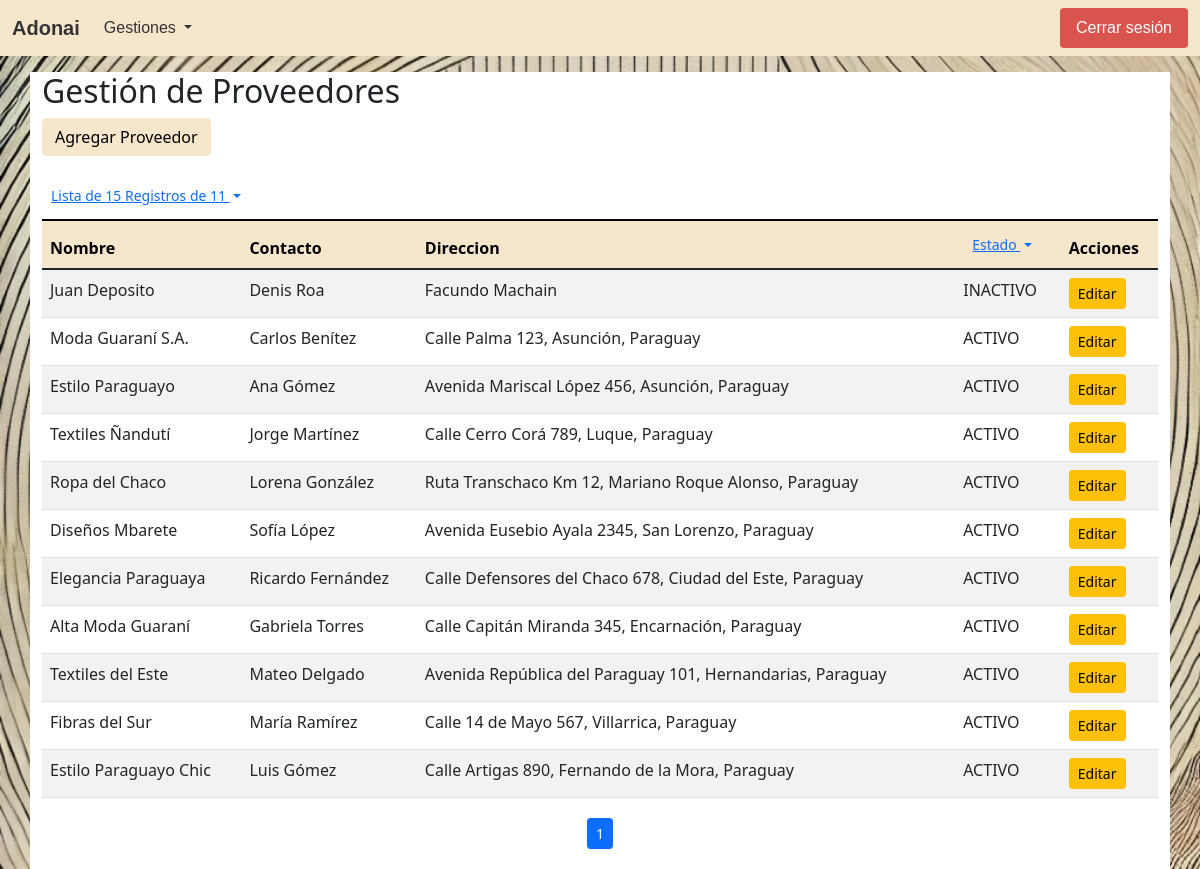
The app's page /gestion_proveedores.php?pn=1&nrop=15 (signed in), older data.
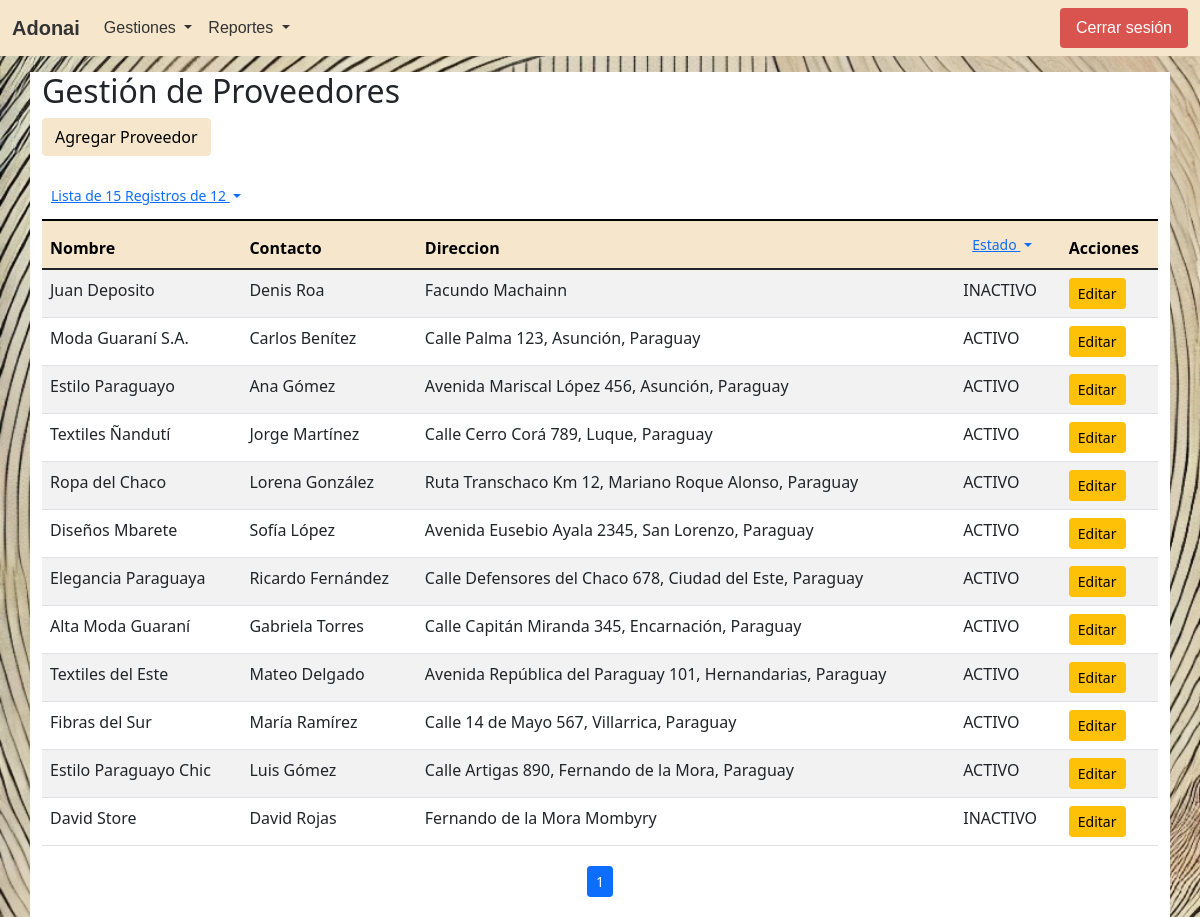
The same page, newer data.
### tables this page shows
CREATE TABLE IF NOT EXISTS `proveedores` (
  `id_proveedor` int(11) NOT NULL AUTO_INCREMENT,
  `nombre` varchar(100) NOT NULL,
  `contacto` varchar(100) NOT NULL,
  `direccion` text,
  `estado` enum('ACTIVO','INACTIVO') DEFAULT 'ACTIVO',
  `fch_estado` datetime DEFAULT NULL,
  `creado_en` datetime DEFAULT NULL,
  `actualizado_en` datetime DEFAULT NULL,
  PRIMARY KEY (`id_proveedor`)
);

### procesos/Ventanas.php (called while the page is built, shortened)
<?php
class Ventanas
{
    private $dbConnect = null;
    public function __construct()
    {
        $Conexion = new Conexion();
        $this->dbConnect = $Conexion->conectar();
    }
    public function getVentanasPorRolGrupo($id_rol, $grupo)
    {
        $conn = $this->dbConnect;
        $sql = "SELECT distinct vent.id_ventana, vent.descripcion FROM ventanas vent, rol_ventanas rove where rove.id_ventana=vent.id_ventana and vent.estado='ACTIVO' and rove.estado='ACTIVO' and rove.id_rol = ? and vent.grupo = ?";
        $stmt = $conn->prepare($sql);
        $stmt->bind_param("is", $id_rol, $grupo);
        $result = $stmt->execute();
        $result = $stmt->get_result();
        return $result;
    }
    public function getGruposVentanasPorRol($id_rol)
    {
        $conn = $this->dbConnect;
        $sql = "SELECT distinct vent.grupo FROM ventanas vent, rol_ventanas rove where rove.id_ventana=vent.id_ventana and vent.estado='ACTIVO' and rove.estado='ACTIVO' and rove.id_rol = ?";
        $stmt = $conn->prepare($sql);
        $stmt->bind_param("i", $id_rol);
        $result = $stmt->execute();
        $result = $stmt->get_result();
        return $result;
    }
}

### procesos/Proveedores.php (called while the page is built, shortened)
<?php
class Proveedores
{
    private $dbConnect = null;
    public function __construct()
    {
        $Conexion = new Conexion();
        $this->dbConnect = $Conexion->conectar();
    }
    public function getTotalItemsProveedores($estado = 'TODO')
    {
        $total_registros  = 1;
        $conn = $this->dbConnect;
        $sql = "SELECT COUNT(*) total_registros FROM proveedores";
        if ($estado == 'TODO') {
            $sql = "$sql where estado in ('ACTIVO', 'INACTIVO', ?)";
        } else {
            $sql = "$sql where estado = ?";
        }
        $stmt = $conn->prepare($sql);
        $result = $stmt->bind_param("s", $estado);
        $result = $stmt->execute();
        $result = $stmt->get_result();
        if ($result->num_rows > 0) {
            $row = $result->fetch_assoc();
            $total_registros = $row['total_registros'];
        }
        return $total_registros;
    }
    public function getProveedores($estado = 'TODO', $page = 1, $num_results_on_page = 5)
    {
        $calc_page = ($page - 1) * $num_results_on_page;
        $conn = $this->dbConnect;
        $sql = "SELECT * FROM proveedores";
        if ($estado == 'TODO') {
            $sql = "$sql where estado in ('ACTIVO', 'INACTIVO', ?) ORDER BY id_proveedor LIMIT ?,?";
        } else {
            $sql = "$sql where estado = ? ORDER BY id_proveedor LIMIT ?,?";
        }
        $stmt = $conn->prepare($sql);
        $result = $stmt->bind_param("sii", $estado, $calc_page, $num_results_on_page);
        $result = $stmt->execute();
        $result = $stmt->get_result();
        return $result;
    }
}

### gestion_proveedores.php (the view, shortened to what the changed rows need)
<?php
include_once 'procesos/Proveedores.php';
$Proveedores = new Proveedores();
if ($_SERVER['REQUEST_METHOD'] == 'GET') {
    $num_results_on_page = isset($_GET['nrop']) && is_numeric($_GET['nrop']) ? $_GET['nrop'] : 5;
    $page = isset($_GET['pn']) && is_numeric($_GET['pn']) ? $_GET['pn'] : 1;
    $estado = isset($_GET['e']) && is_string($_GET['e']) ? $_GET['e'] : 'TODO';
    $total_pages = $Proveedores->getTotalItemsProveedores($estado);
    if (isset($_GET["id_proveedor"]) && $_GET["id_proveedor"] >= 0) {
        $result = $Proveedores->getProveedor($_GET["id_proveedor"]);
    } else {
        $result = $Proveedores->getProveedores($estado, $page, $num_results_on_page);
    }
} else if ($_SERVER['REQUEST_METHOD'] == 'POST') {
    if (isset($_POST["id_proveedor"]) && $_POST["id_proveedor"] >= 0) {
        $resultado = $Proveedores->updateProveedor($_POST);
        if ($resultado > 0) {
            header("Location: gestion_proveedores.php");
        } else {
            echo "Error al guardar el proveedor.";
            $result = $Proveedores->getProveedor($_POST["id_proveedor"]);
        }
    } else {
        $resultado = $Proveedores->insertProveedor($_POST);
        if ($resultado > 0) {
            header("Location: gestion_proveedores.php");
        } else {
            echo "Error al guardar el proveedor.";
            $result = $Proveedores->getProveedores();
        }
    }
};
?>
<!DOCTYPE html>
<html lang="es">
<head>
    <link href="https://cdn.jsdelivr.net/npm/bootstrap@5.1.3/dist/css/bootstrap.min.css" rel="stylesheet">
</head>
<body class="container-index">
    <?php
    include_once("navbar.php")
    ?>
    <div class="container bg-white mt-3">
        <h2>Gestión de Proveedores</h2>
        <table class="table table-striped table-responsive caption-top">
            <caption>
                <div class="btn-group">
                    <button class="btn btn-link btn-sm dropdown-toggle" type="button" id="EstadoDropdown" data-bs-toggle="dropdown" data-bs-auto-close="true" aria-expanded="false">
                        Lista de <?php echo $num_results_on_page ?> Registros de <?php echo $total_pages ?>
                    </button>
                </div>
            </caption>
            <thead class="table-principal">
                <tr>
                    <th>Nombre</th>
                    <th>Contacto</th>
                    <th>Direccion</th>
                    <th>
                        <div class="btn-group">
                            <button class="btn btn-link btn-sm dropdown-toggle" type="button" id="EstadoDropdown" data-bs-toggle="dropdown" data-bs-auto-close="true" aria-expanded="false">
                                Estado
                            </button>
                        </div>
                    </th>
                    <th>Acciones</th>
                </tr>
            </thead>
            <tbody>
                <?php while ($proveedor = $result->fetch_assoc()): ?>
                    <tr>
                        <td><?php echo $proveedor['nombre']; ?></td>
                        <td><?php echo $proveedor['contacto']; ?></td>
                        <td><?php echo $proveedor['direccion']; ?></td>
                        <td><?php echo $proveedor['estado']; ?></td>
                        <td>
                            <a href="#" class="btn btn-warning btn-sm" data-bs-toggle="modal" data-bs-target="#updProveedorModal" onclick="loadData(<?php echo htmlspecialchars(json_encode($proveedor)); ?>)">Editar</a>
                        </td>
                    </tr>
                <?php endwhile; ?>
            </tbody>
        </table>
    </div>
</body>
</html>

### navbar.php (shortened to what the changed rows need)
<?php
$id_rol = $_SESSION['usuario']['rol'];
include_once 'procesos/Ventanas.php';
$Ventanas = new Ventanas();
?>
<link href="./assets/css/style-principal.css" rel="stylesheet">
<nav class="navbar navbar-expand-lg navbar-light navbar-adonai-store bg-principal">
    <div class="container-fluid">
        <div class="collapse navbar-collapse" id="navbarNav">
            <ul class="navbar-nav">
                <?php
                $GruposVentanas = $Ventanas->getGruposVentanasPorRol($id_rol);
                while ($grupoVentana = $GruposVentanas->fetch_assoc()) {
                ?>
                    <li class="nav-item dropdown">
                        <a class="nav-link dropdown-toggle" href="#" id="navbarDropdown<?php echo $grupoVentana['grupo']; ?>" role="button" data-bs-toggle="dropdown" aria-expanded="false" style="color: #333333;">
                            <?php echo $grupoVentana['grupo']; ?>
                        </a>
                            <?php
                            $ventanas = $Ventanas->getVentanasPorRolGrupo($id_rol, $grupoVentana['grupo']);
                            ?>
                    </li>
                <?php } ?>
            </ul>
        </div>
    </div>
</nav>

Row changes from the older to the newer data that the page shows:
changed proveedores "Juan Deposito": direccion "Facundo Machain" → "Facundo Machainn"
added proveedores: nombre "David Store", contacto "David Rojas", direccion "Fernando de la Mora Mombyry", estado "INACTIVO"
Text that changed along with them:
$total_pages: "11" → "12"
new list line: "Reportes"
